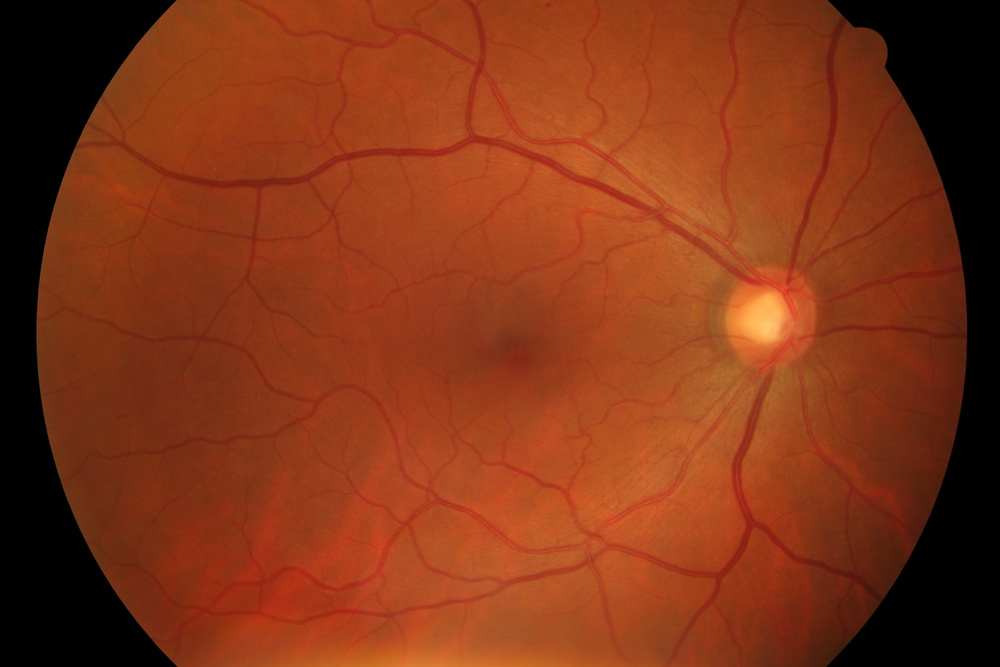
#> input picture Image Analysis Project/15_h.jpg, 1000 x 667 px, shrunk from 3504 x 2336 before the run
$ jupyter execute --allow-errors 'Image Analysis Code .ipynb'
#> lines starting #> are read from the running program, lines starting #| are printed output that depends on the picture; after the words box and inside, x2 and y2 are one past the last pixel; in counts of white or black regions, pixels touching at a corner belong together
[cell 1]
from skimage import io, color, feature, measure,img_as_float,exposure,filters,morphology,transform
from skimage.util import invert
from skimage.filters import threshold_otsu
import numpy as np
import matplotlib.pyplot as plt
from sklearn.metrics import jaccard_score

[cell 2]
# read image from disk into a numpy array, provide the correct path
im_fundus = io.imread("15_h.jpg")
#> im_fundus is the input picture: shape (667, 1000, 3); mean R, G, B 129.7, 53.1, 22.8
# display the image
plt.imshow(im_fundus)
plt.show()

[cell 3]
#display each color channel
plt.subplot(221); plt.imshow(im_fundus); plt.title('Color Image'); plt.axis('off')
plt.subplot(222); plt.imshow(im_fundus[:,:,0],cmap='gray'); plt.title('Red Channel'); plt.axis('off')
plt.subplot(223); plt.imshow(im_fundus[:,:,1],cmap='gray'); plt.title('Green Channel'); plt.axis('off')
plt.subplot(224); plt.imshow(im_fundus[:,:,2],cmap='gray'); plt.title('Blue Channel'); plt.axis('off')

[cell 4]
imhsv_fundus = color.rgb2hsv(im_fundus) # from RGB to HSV color space # change the saturation
#> imhsv_fundus: shape (667, 1000, 3) float64; mean of channels 0, 1, 2 0.0452, 0.717, 0.509
plt.subplot(221); plt.imshow(imhsv_fundus); plt.title('HSV Image'); plt.axis('off')
plt.subplot(222); plt.imshow(imhsv_fundus[:,:,0],cmap='gray'); plt.title('Hue Channel'); plt.axis('off')
plt.subplot(223); plt.imshow(imhsv_fundus[:,:,1],cmap='gray'); plt.title('Saturation Channel'); plt.axis('off')
plt.subplot(224); plt.imshow(imhsv_fundus[:,:,2],cmap='gray'); plt.title('Value Channel'); plt.axis('off')
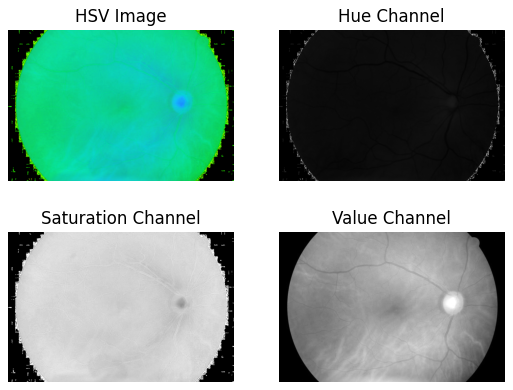
#> figure drawn by matplotlib, 4 panels

[cell 5]
im_gray =color.rgb2gray(im_fundus) # convert to grayscale
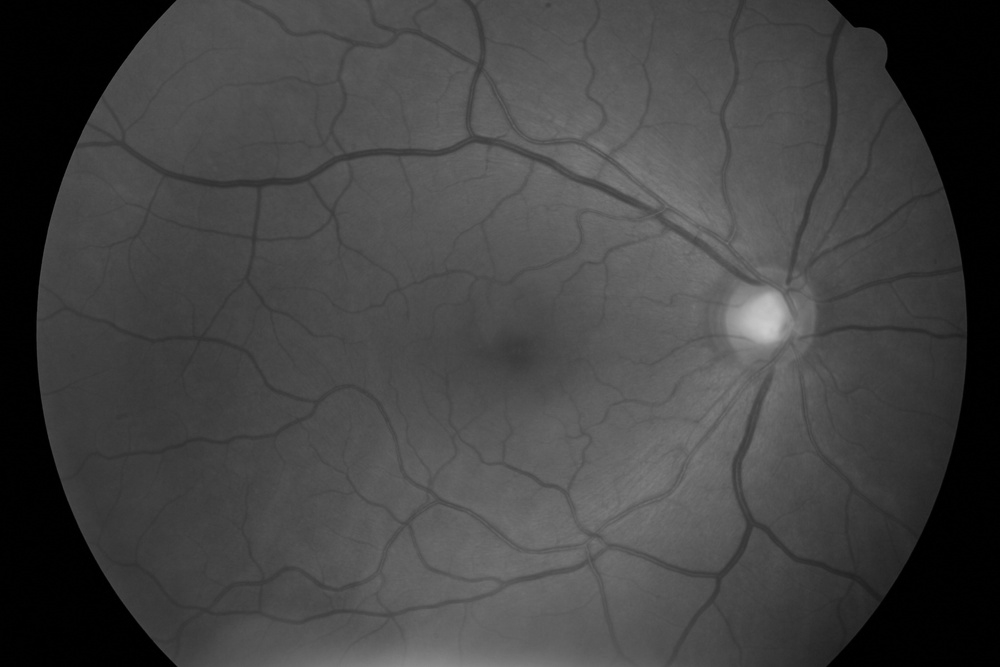
#> im_gray: shape (667, 1000) float64; min 0, max 0.799, mean 0.264
t0, t1 = filters.threshold_multiotsu(im_gray, classes=3) # apply Otsu's method to find thresholds
#> t0 = 0.136; t1 = 0.323
# create a mask for the vessels
mask = im_gray > t0
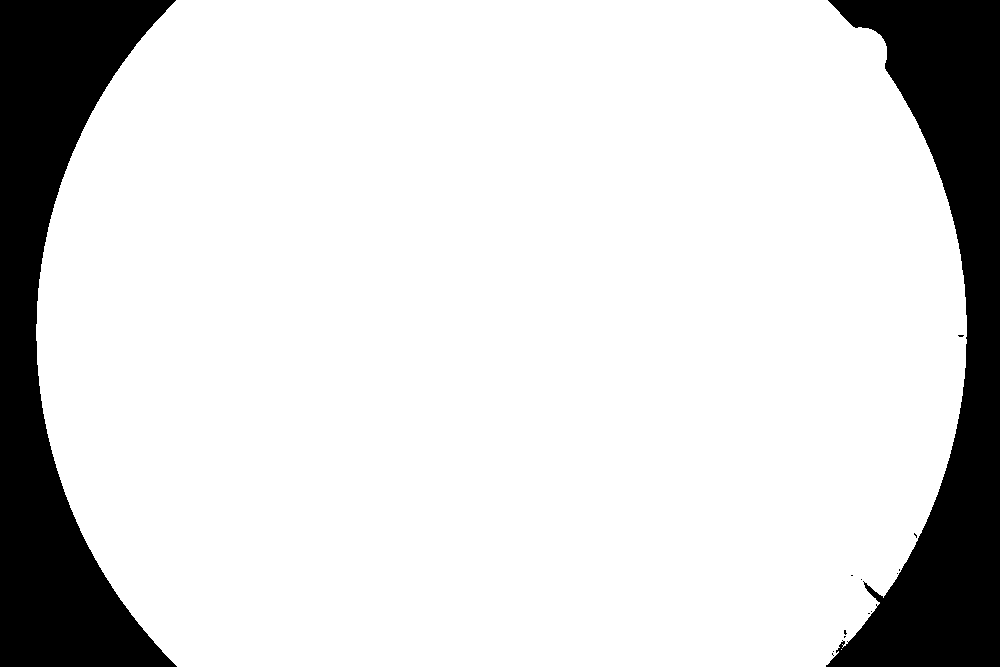
#> mask: shape (667, 1000) bool; 84.4% white; 14 black regions (12 under 20 px), largest, box (x1, y1, x2, y2) and area: (0, 0, 177, 667) 53454, (826, 0, 1000, 667) 50835
vessels = filters.sato(im_gray, sigmas=range(1, 10)) * mask

_, axes = plt.subplots(nrows=1, ncols=2)
axes[0].imshow(im_gray, cmap='gray')
axes[0].set_axis_off()
axes[0].set_title('grayscale')
axes[1].imshow(vessels, cmap='magma')
axes[1].set_axis_off()
_ = axes[1].set_title('Sato vesselness')

[cell 6]
vessels_mask = vessels > 0.007 # create a mask for the vessels
#> vessels_mask: shape (667, 1000) bool; 15% white; 644 white regions (590 under 20 px), largest, box (x1, y1, x2, y2) and area: (38, 0, 967, 667) 92202, (475, 336, 538, 371) 1436, (814, 97, 903, 253) 1003
vessels_mask = morphology.remove_small_objects(vessels_mask, min_size=700) # remove small objects from the mask
#> vessels_mask: shape (667, 1000) bool; 14.1% white; 3 white regions, box (x1, y1, x2, y2) and area: (38, 0, 967, 667) 91375, (475, 336, 538, 371) 1436, (814, 97, 903, 253) 1003
plt.imshow(vessels_mask, cmap='gray');
plt.title('Vessels Mask');
plt.axis('off')
plt.show() # display the binary mask

[cell 7]
im_vessels = io.imread("C:\\Users\\Celeste_ICY\\Desktop\\healthy_manualsegm\\15_h.tif") # read the manual segmentation image
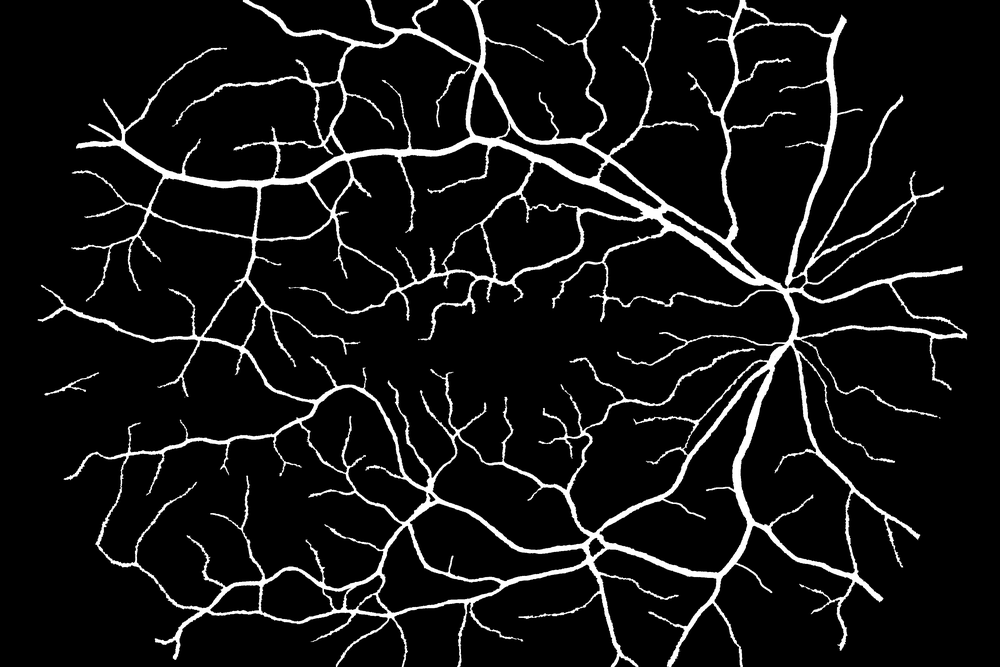
#> input picture Image Analysis Project/15_h.tif, 1000 x 667 px, shrunk from 3504 x 2336 before the run, found by its file name
#> im_vessels is the input picture: shape (667, 1000); min 0, max 255, mean 20.1
image_label_overlay = color.label2rgb(vessels_mask, image=im_vessels, bg_label=0) #overlay segmentation over the manual seg image
fig, ax = plt.subplots(figsize=(10, 6))
ax.imshow(image_label_overlay)
ax.axis('off')
ax.set_title('Vessels Mask Overlay')

[cell 8]
im_vessels = (im_vessels > 0.5).astype(int)
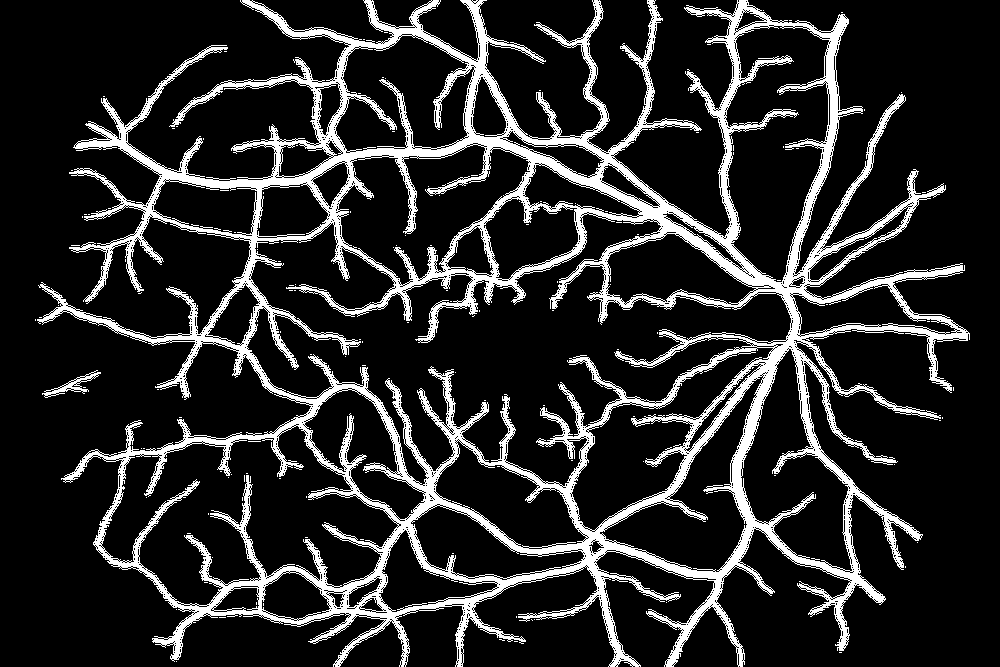
#> im_vessels: shape (667, 1000) int64; values 0 (black) and 1 (white), 15.8% white; 137 white regions (135 under 20 px), largest, box (x1, y1, x2, y2) and area: (37, 0, 970, 667) 104558, (42, 370, 101, 398) 364
vessels_mask = (vessels_mask > 0.5).astype(int)
y_true = im_vessels.flatten()
y_pred = vessels_mask.flatten()

# Compute Dice Coefficient
intersection = np.sum(y_true * y_pred)
#> intersection = 61439
dice = (2. * intersection) / (np.sum(y_true) + np.sum(y_pred))
#> dice = 0.617

# Compute Jaccard Index (IoU)
jaccard = jaccard_score(y_true, y_pred)
#> jaccard = 0.446

# Print the results
print(f"Dice Coefficient: {dice:.4f}")
#| Dice Coefficient: 0.6172
print(f"Jaccard Index (IoU): {jaccard:.4f}")
#| Jaccard Index (IoU): 0.4464

[cell 9]
se = morphology.disk(4)
im_open = morphology.binary_opening(vessels_mask,se) # perform binary opening to remove smaller vessels (less than 8 pixels wide)
#> im_open: shape (667, 1000) bool; 10.5% white; 31 white regions, largest, box (x1, y1, x2, y2) and area: (95, 0, 927, 667) 58584, (383, 474, 571, 555) 2751, (475, 336, 538, 371) 1428
im_thinned = morphology.thin(im_open) # perform thinning to reduce the vessels to a single pixel width
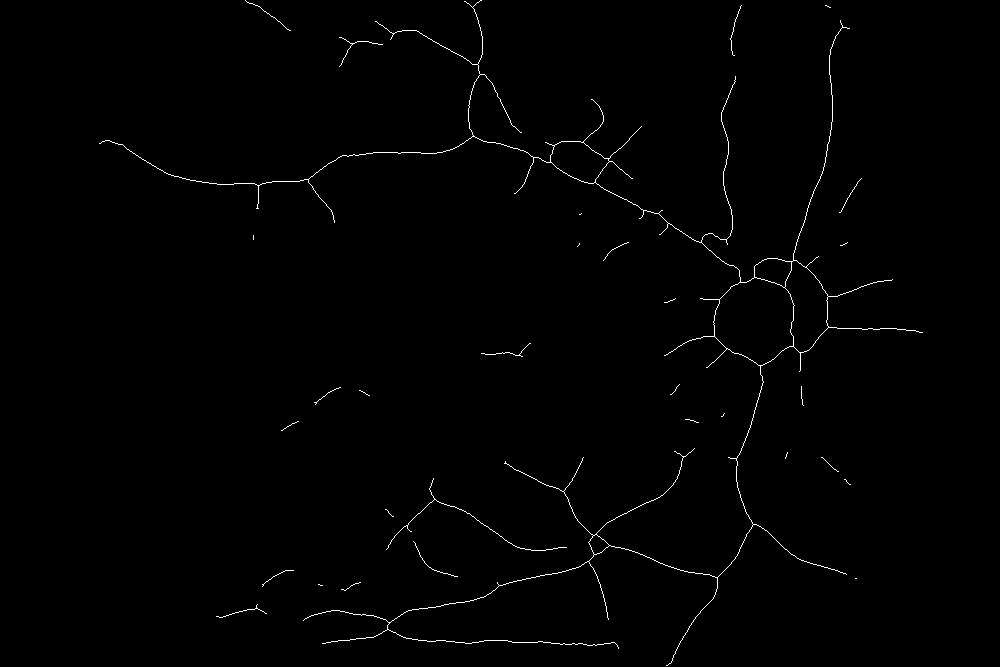
#> im_thinned: shape (667, 1000) bool; 0.72% white in thin lines or dots, all inside (x1, y1, x2, y2) = (99, 0, 923, 666)

plt.figure(figsize=(20,12))
plt.subplot(221); plt.imshow(im_open, cmap='gray'); plt.title('Binary Opening'); plt.axis('off')
plt.subplot(222); plt.imshow(im_thinned, cmap='gray'); plt.title('Thinned Vessels'); plt.axis('off')

[cell 10]
num_pixels = np.sum((im_thinned > 0.5).astype(int)) # count the number of pixels in the thinned mask
#> num_pixels = 4801
print(f"Overall length of the vascular network(in pixels): {num_pixels}") # print the number of pixels
#| Overall length of the vascular network(in pixels): 4801

[cell 11]
vessels_sk, distance = morphology.medial_axis(vessels_mask, return_distance=True) # perform medial axis transformation on the vessels mask
#> vessels_sk: shape (667, 1000) bool; 1.7% white in thin lines or dots
dist_on_skel = distance * vessels_sk # compute the distance on the skeleton
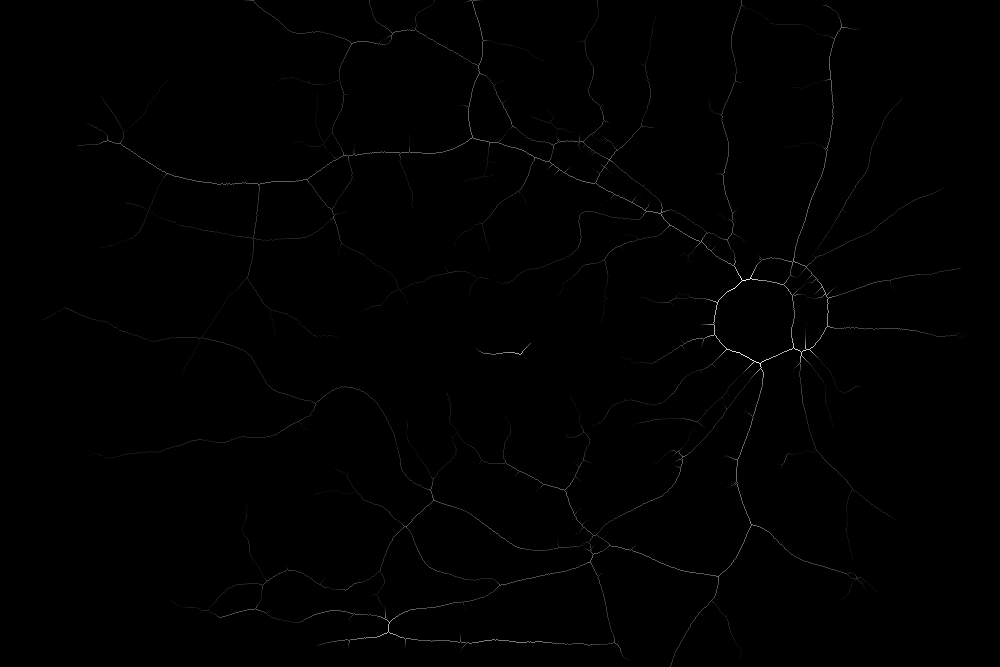
#> dist_on_skel: shape (667, 1000) float64; min 0, max 21.47, mean 0.1; drawn with min black and max white

# Keep only skeleton points with width > 20
mask_thick_vessels = (2 * dist_on_skel) > 20
#> mask_thick_vessels: shape (667, 1000) bool; 0.08% white in thin lines or dots, all inside (x1, y1, x2, y2) = (366, 137, 831, 643)

# Count how many thick vessel pixels
length_thick_vessels = np.sum(mask_thick_vessels)
#> length_thick_vessels = 547
print(f"Length of vessels with width > 20 pixels: {length_thick_vessels}")
#| Length of vessels with width > 20 pixels: 547
plt.figure(figsize=(10,6))
plt.imshow(vessels_sk, cmap='gray'),
plt.title("Skeleton of Vessels")
plt.contour(vessels_mask, [0.5], colors='y')
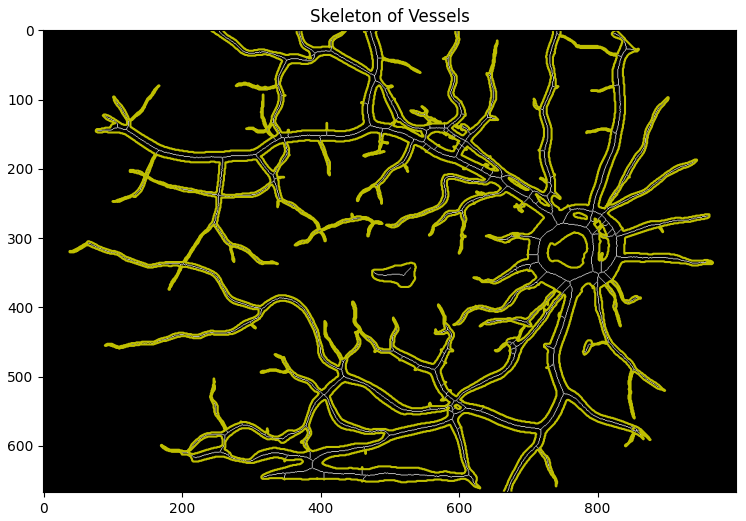
#> figure drawn by matplotlib, 1 panel
